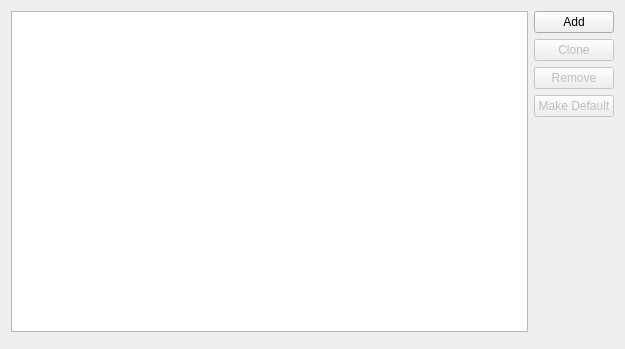
<?xml version="1.0" encoding="UTF-8"?>
<ui version="4.0">
 <class>ToolsSettingsWidget</class>
 <widget class="QWidget" name="MesonToolConfigWidget">
  <property name="geometry">
   <rect>
    <x>0</x>
    <y>0</y>
    <width>625</width>
    <height>349</height>
   </rect>
  </property>
  <property name="windowTitle">
   <string>Form</string>
  </property>
  <layout class="QHBoxLayout" name="horizontalLayout">
   <item>
    <layout class="QVBoxLayout" name="verticalLayout">
     <item>
      <widget class="QTreeView" name="mesonList"/>
     </item>
     <item>
      <widget class="Utils::DetailsWidget" name="mesonDetails" native="true"/>
     </item>
    </layout>
   </item>
   <item>
    <layout class="QVBoxLayout" name="verticalLayout_2">
     <item>
      <widget class="QPushButton" name="addButton">
       <property name="text">
        <string>Add</string>
       </property>
      </widget>
     </item>
     <item>
      <widget class="QPushButton" name="cloneButton">
       <property name="enabled">
        <bool>false</bool>
       </property>
       <property name="text">
        <string>Clone</string>
       </property>
      </widget>
     </item>
     <item>
      <widget class="QPushButton" name="removeButton">
       <property name="enabled">
        <bool>false</bool>
       </property>
       <property name="text">
        <string>Remove</string>
       </property>
      </widget>
     </item>
     <item>
      <widget class="QPushButton" name="makeDefaultButton">
       <property name="enabled">
        <bool>false</bool>
       </property>
       <property name="toolTip">
        <string>Set as the default Meson executable to use when creating a new kit or when no value is set.</string>
       </property>
       <property name="text">
        <string>Make Default</string>
       </property>
      </widget>
     </item>
     <item>
      <spacer name="verticalSpacer">
       <property name="orientation">
        <enum>Qt::Vertical</enum>
       </property>
       <property name="sizeHint" stdset="0">
        <size>
         <width>20</width>
         <height>40</height>
        </size>
       </property>
      </spacer>
     </item>
    </layout>
   </item>
  </layout>
 </widget>
 <customwidgets>
  <customwidget>
   <class>Utils::DetailsWidget</class>
   <extends>QWidget</extends>
   <header location="global">utils/detailswidget.h</header>
   <container>1</container>
  </customwidget>
 </customwidgets>
 <resources/>
 <connections/>
</ui>
